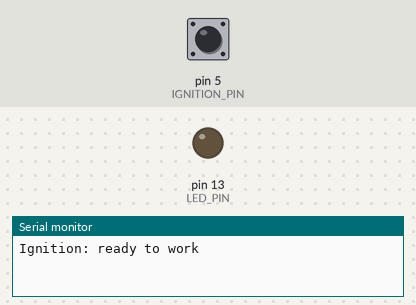
Recording of a sketch running on a simulated Arduino Uno, built with avr-gcc and run on an emulated ATmega328P. Parts: output pins drawn as LEDs (lit = HIGH), the last lines printed to the serial monitor. Dashed ring = blinking. The inputs (shaded band) are chosen by the test bench; at power-on: pin 5 (IGNITION_PIN) LOW.

Above: at 1.2 s.
1.3 s: pin 5 (IGNITION_PIN) driven HIGH
2.8 s: pin 5 (IGNITION_PIN) pulsed LOW 5 times (0.12 s each, 0.3 s apart)
At 4.0 s:
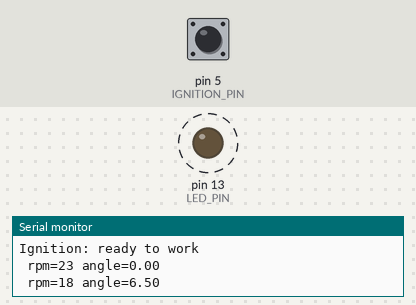
Timing chart, 0 to 5.8 s (numbered marks = the images above; inputs shaded):
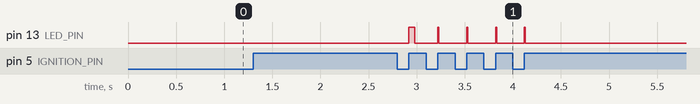

The sketch:

ural-ignition.ino
```cpp
/**
 * Ардуино получет сигналы с оптического датчика. Датчик срабатывает 2 раза за оборот.
 *
 * Вход в область датчика - переключение с 0 на 1.
 * Измеряется время между двумя входами и по этим показаниям
 * вычисляемся кол во оборотов в минуту. 60сек / 2 / Время оборота.
 *
 * По оборотам выбирается угол опережения по зашитой карте и формируется фронт
 * зажигания с учетом того, что катушку нужно зарядить перед искрой (олокол 1мс)
 *
 * Время угла вычисляется как время одного градуса угла т.е 180 градусов / время пол оборота
 * умноженое на УОЗ
 *
 * Каждые 5 сек выводится статистика в консоль.
 *
 *
 */


#define IGNITION_PIN 5
#define LED_PIN 13
#define COIL_PIN 4
#define COIL_CHARGE_TIME 1

float angleArray[7] = {6.5,28.2,39.3,43.9,45.5,45,45};

//times for a half round
long time = 0;
long prevTime = 0;

bool val = false;
bool prevVal = false;

int rpm  = 0;
float angle = 0;

long statTimer = 0;

void setup()
{
	pinMode(IGNITION_PIN, INPUT);
	pinMode(LED_PIN, OUTPUT);

	digitalWrite(COIL_PIN,LOW);
	digitalWrite(LED_PIN,LOW);

	Serial.begin(9600);

	Serial.println("Ignition: ready to work");
}


void loop()
{
	val  = digitalRead(IGNITION_PIN) == HIGH;

	//first time when sensor detects 1
	if(val && prevVal != val)
	{
		//get time of a round (rpm)
		time = millis();

		rpm = 30000 / (time - prevTime);

		//check that it's not first iteration
		if(prevTime > 0)
		{
			//detect angle and angle delay time;
			int index = rpm/1000;
			angle = angleArray[index];

			//time of selected angle
			//calculated as a time of one degree on selected rpms * angle value from map
			float angleTime = angle * (time - prevTime) / 180;
			float ignitionTime = COIL_CHARGE_TIME+angleTime;

			//calculate delay before VMT (currently not correct)

			//power on the coil
			digitalWrite(LED_PIN,HIGH);
			digitalWrite(COIL_PIN,HIGH);
			//wait until coil charges and set up angle time;
			delay(ignitionTime);
			//power of
			digitalWrite(COIL_PIN,LOW);
			digitalWrite(LED_PIN,LOW);
		}


		prevTime = time;


		//Collect and print some statistics
		if(millis() - statTimer > 1000)
		{
			statTimer = millis();
			Serial.print(" rpm=");
			Serial.print(rpm);
			Serial.print(" angle=");
			Serial.print(angle);
			Serial.println();

		}

	}

	prevVal = val;

}
```

Measured:
- after the input at 2.8 s, pin 13 (LED_PIN): alternates HIGH for 0.01 s and LOW for 0.29 s, 10 changes in all, then stays LOW, starting after 0.12 s
